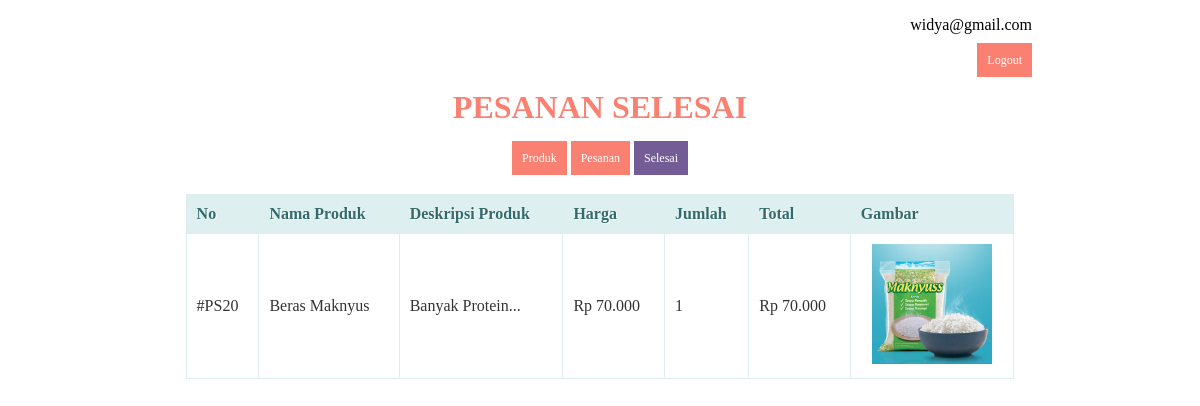
/halaman/reseller/selesai.php (signed in), run on the app's committed database.
### tables this page shows
CREATE TABLE IF NOT EXISTS `reseller` (
`id` int(11) NOT NULL,
  `username` char(50) NOT NULL,
  `password` char(50) NOT NULL
);

CREATE TABLE IF NOT EXISTS `pesanan` (
`id` int(11) NOT NULL,
  `produk` int(11) NOT NULL,
  `resseler` int(11) NOT NULL,
  `jumlah` int(11) NOT NULL,
  `dikonfirmasi` int(11) NOT NULL
);

CREATE TABLE IF NOT EXISTS `produk` (
`id` int(11) NOT NULL,
  `nama_produk` varchar(255) DEFAULT NULL,
  `deskripsi` text,
  `harga_beli` int(11) DEFAULT NULL,
  `harga_jual` int(11) DEFAULT NULL,
  `stok` int(11) NOT NULL,
  `gambar_produk` varchar(255) DEFAULT NULL
);

### halaman/reseller/selesai.php (the view, shortened to what this page needs)
<?php
  include('../koneksi.php');
  $query = "SELECT *  FROM reseller WHERE id  = ".$_SESSION["reseller"].";";
  $res = mysqli_query($koneksi, $query);
  $res = mysqli_fetch_assoc($res);
?>
<!DOCTYPE html>
<html>
  <head>
  </head>
  <body>
  <div style="width= 80vw; text-align: right; margin-right: 10rem;">
        <p><?php echo $res["username"]?></p>
        <a input type="button" style="text-decoration:none;" id="simpan" href="/Latihan6/logout.php" onclick="alert('Anda Berhasil LOGOUT dan akan kembali ke jendela LOGIN, Trimakasih');">Logout</a>
    </div>
    <center><h1>Pesanan Selesai</h1><center>
    <center>
    <a href="index.php">Produk</a>
    <a href="pesanan.php">Pesanan</a>
    <a href="selesai.php" style="background-color: #745c97;">Selesai</a>
   <center>
   <center>
    <br/>
    <table>
      <thead>
        <tr>
        <th>No</th>
          <th>Nama Produk</th>
          <th>Deskripsi Produk</th>
          <th>Harga</th>
          <th>Jumlah</th>
          <th>Total</th>
          <th>Gambar</th>
        </tr>
    </thead>
    <tbody>
      <?php
      $query = "SELECT produk.nama_produk as nama_produk,
                    produk.deskripsi as deskripsi,
                    produk.harga_jual as harga_jual,
                    produk.gambar_produk as gambar_produk,
                    pesanan.jumlah as jumlah,
                    produk.id as id,
                    pesanan.id as kode
                FROM pesanan
                INNER JOIN produk
                ON pesanan.produk = produk.id
                WHERE pesanan.resseler = ".$_SESSION['reseller']." AND pesanan.dikonfirmasi = 1;";
      $result = mysqli_query($koneksi, $query);
      while($row = mysqli_fetch_assoc($result))
      {
      ?>
       <tr>
          <td>#PS<?php echo $row['kode']; ?></td>
          <td><?php echo $row['nama_produk']; ?></td>
          <td><?php echo substr($row['deskripsi'], 0, 20); ?>...</td>
          <td>Rp <?php echo number_format($row['harga_jual'],0,',','.'); ?></td>
          <td><?php echo $row['jumlah']; ?></td>
          <td>Rp <?php echo number_format(($row['harga_jual'] * $row['jumlah']),0,',','.'); ?></td>
          <td style="text-align: center;"><img src="../gambar/<?php echo $row['gambar_produk']; ?>" style="width: 120px;"></td>
      </tr>
      <?php
      }
      ?>
    </tbody>
    </table>
  </body>
</html>

### halaman/reseller/selesai.php (style rules this page uses)
* { font-family: "Trebuchet MS"; }
h1 { text-transform: uppercase; color: salmon; }
table { border: solid 1px #DDEEEE; border-collapse: collapse; border-spacing: 0; width: 70%; margin: 10px auto 10px auto; }
table thead th { background-color: #DDEFEF; border: solid 1px #DDEEEE; color: #336B6B; padding: 10px; text-align: left; text-shadow: 1px 1px 1px #fff; text-decoration: none; }
table tbody td { border: solid 1px #DDEEEE; color: #333; padding: 10px; text-shadow: 1px 1px 1px #fff; }
a { background-color: salmon; color: #fff; padding: 10px; text-decoration: none; font-size: 12px; }

### data on the page
reseller: username "widya@gmail.com"
pesanan: id "20", produk.nama_produk "Beras Maknyus", produk.deskripsi "Banyak Protein", produk.harga_jual "70.000", jumlah "1", $row['harga_jual'] * $row['jumlah'] "70.000", produk.gambar_produk (picture)
